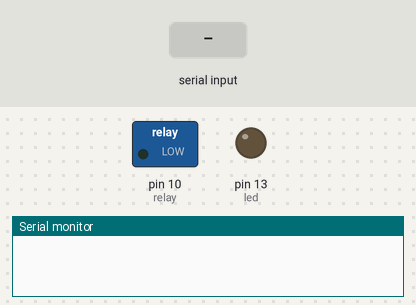
A sketch run on a simulated Arduino Uno, built with avr-gcc and run on an emulated ATmega328P. Parts: switched loads named in the sketch (green lamp = pin HIGH), output pins drawn as LEDs (lit = HIGH), the last lines printed to the serial monitor. Inputs (shaded band) come from the test bench.

Above: at 1.2 s.
1.3 s: "on" received over Serial
At 1.6 s:
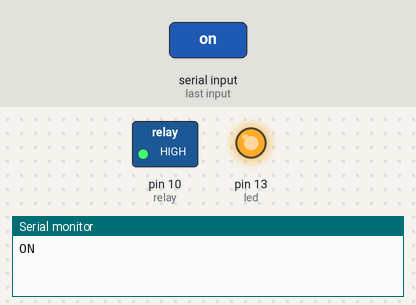
2.8 s: "off" received over Serial
At 4.2 s:
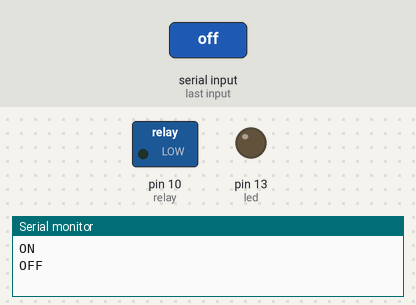
Timing chart, 0 to 5.8 s (numbered marks = the images above; inputs shaded):
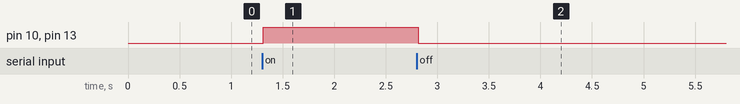

The sketch:

SerialLedOnv2.ino
```cpp
int led = LED_BUILTIN;
int relay = 10; // pin 10
int state = 0;

void setup()
{
   Serial.begin(19200); // baud rate
   Serial.flush();
   pinMode(led, OUTPUT); // Set pin 13 as digital out
   pinMode(relay, OUTPUT);
}

void loop()
{
  String input = "";

  while ( Serial.available() > 0 )
  {
    input += (char) Serial.read();
    delay(5);
  }
  if ( input != "" )
  {
    input.trim();
    if ( input == "on" )
    {
      if ( state != 1 )
      {
        Serial.println("ON");
        digitalWrite(led, HIGH);
        digitalWrite(relay, HIGH);
        state = 1;
      }
    }
    else if ( input == "off" )
    {
      if ( state != 0 )
      {
        Serial.println("OFF");
        digitalWrite(led, LOW);
        digitalWrite(relay, LOW);
        state = 0;
      }
    }
  }
}
```

Measured:
- after the input at 1.3 s, pin 10 (relay), pin 13 (led): LOW → HIGH at once
- after the input at 2.8 s, pin 10 (relay), pin 13 (led): HIGH → LOW at once
